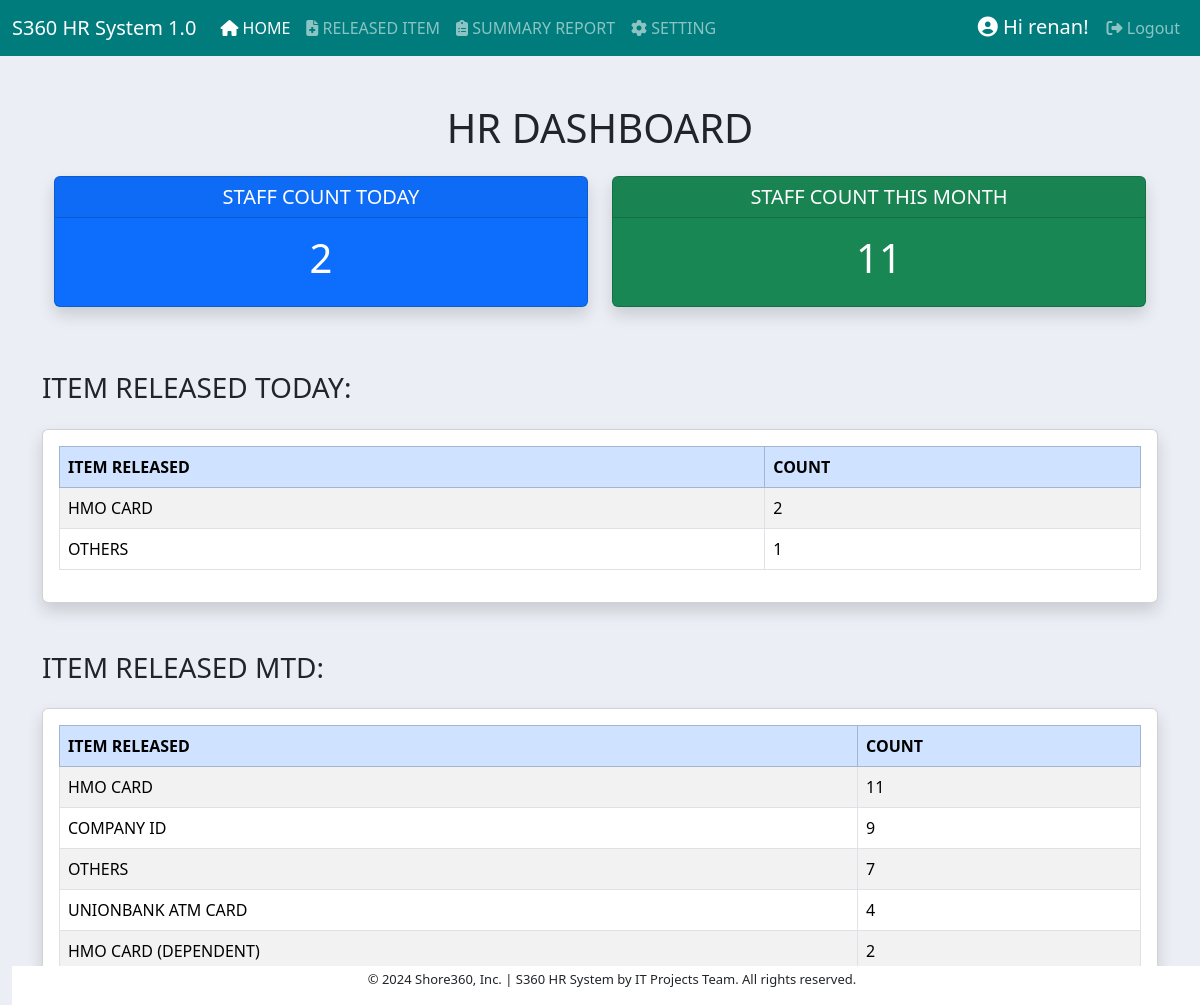
The page /dashboard/ (signed in) on the database its author committed.
### receiving_app/models.py (models this page shows, shortened)
class Component(models.Model):
    component = models.CharField(max_length=200)
    class Meta:
        ordering = ["component"]

### dashboard/views.py (the view)
# urls.py: path('dashboard/', dashboard_views.dashboard, name='dashboard'),
def dashboard(request):
    now = datetime.datetime.now()
    current_year = now.year
    current_month = now.month
    today = now.date()
    transaction_today = Statistics.objects.filter(date__date=today).count()
    transaction_month = Statistics.objects.filter(date__year=current_year, date__month=current_month).count()
    monthly_records = Statistics.objects.filter(date__year=current_year, date__month=current_month)
    component_stat = (Employee_Record.objects
                      .filter(date__date=today)
                      .values('component__component')
                      .annotate(total_count=Sum('count'))
                      .order_by('-total_count'))
    component_stat_month = (Employee_Record.objects
                            .filter(date__year=current_year, date__month=current_month)
                            .values('component__component')
                            .annotate(total_count=Sum('count'))
                            .order_by('-total_count'))
    context = {
        'transaction_month': transaction_month,
        'transaction_today': transaction_today,
        'component_stat': component_stat,
        'component_stat_month': component_stat_month
    }
    return render(request, 'dashboard/dashboard.html', context)

### dashboard/templates/dashboard/dashboard.html (shortened to what this page needs)
{% extends 'base.html'  %}
{% block content %}
<div class="container">
<div class="dasboard-title mt-5 pb-3">
    <h1><center>HR DASHBOARD</center> </h1>
</div>
<div class="container text-center">
    <div class="row">
      <div class="col-6">
        <div class="card text-bg-primary mb-3 shadow fade show">
            <h5 class="card-header">STAFF COUNT TODAY</h5>
            <div class="card-body">
              <h1 class="card-title">{{ transaction_today }}</h1>
            </div>
          </div>
      </div>
      <div class="col-6">
        <div class="card text-bg-success shadow fade show">
            <h5 class="card-header ">STAFF COUNT THIS MONTH</h5>
            <div class="card-body">
                <h1 class="card-title">{{ transaction_month }}</h1>
            </div>
          </div>
      </div>
    </div>
</div>
<div class="dasboard-title mt-5 pb-3">
  <h3>ITEM RELEASED TODAY: </h3>
</div>
<div class="row">
  <div class="col-12">
        <div class="card card-body shadow fade show">
          <table class="table table-bordered table-hover table-striped">
                <thead class="table-primary">
                  <tr>
                    <th scope="col">ITEM RELEASED</th>
                    <th scope="col">COUNT</th>
                  </tr>
                </thead>
                <tbody>
                  {% for item in component_stat %}
                  <tr>
                    <td>{{ item.component__component }}</td>
                    <td>{{ item.total_count }}</td>
                  </tr>
                  {% empty %}
                  <td>There has been no availment today so far.</td>
                  <td></td>
                  {% endfor %}
                </tbody>
              </table>
        </div>
  </div>
</div>
<div class="dasboard-title mt-5 pb-3">
  <h3>ITEM RELEASED MTD: </h3>
</div>
<div class="row">
  <div class="col-12">
        <div class="card card-body shadow fade show">
          <table class="table table-bordered table-hover table-striped">
                <thead class="table-primary">
                  <tr>
                    <th scope="col">ITEM RELEASED</th>
                    <th scope="col">COUNT</th>
                  </tr>
                </thead>
                <tbody>
                  {% for item in component_stat_month %}
                  <tr>
                    <td>{{ item.component__component }}</td>
                    <td>{{ item.total_count }}</td>
                  </tr>
                  {% empty %}
                  <td>There has been no availment today so far.</td>
                  <td></td>
                  {% endfor %}
                </tbody>
              </table>
        </div>
  </div>
</div>
{% endblock content %}

### templates/navbar.html (shortened to what this page needs)
<nav class="navbar navbar-expand-lg navbar-dark" style="background-color: #007C7C;">
    <div class="container-fluid">
      <a class="navbar-brand" href="">S360 HR System 1.0</a>
        {% if request.user.is_staff and request.user.is_superuser %}
      <div class="collapse navbar-collapse" id="navbarSupportedContent">
        <ul class="navbar-nav me-auto mb-2 mb-lg-0">
          <li class="nav-item">
            <a class="nav-link" aria-current="page" href="{% url 'dashboard' %}"><i class="fa-solid fa-house"></i> HOME</a>
          </li>
          <li class="nav-item">
            <a class="nav-link" href="{% url 'add_record' %}" ><i class="fa-solid fa-file-medical"></i> RELEASED ITEM</a>
          </li>
          <li class="nav-item">
            <a class="nav-link" href="{% url 'summary_received' %}" ><i class="fa-solid fa-clipboard-list"></i> SUMMARY REPORT</a>
          </li>
          <li class="nav-item">
            <a class="nav-link" href="/admin" ><i class="fa-solid fa-gear"></i> SETTING</a>
          </li>
        </ul>
        {% endif %}
        <ul class="navbar-nav ml-auto">
        {% if user.is_authenticated %}
        <h5 id="hi-name"><i class="fa-solid fa-circle-user"></i> Hi {{ user.username }}!</h5>
          <li class="nav-item">
            <a class="nav-link" href="{% url 'user-logout' %}" ><i class="fa-solid fa-right-from-bracket"></i> Logout</a>
          </li>
        {% else %}
          <li class="nav-item">
            <a class="nav-link" href="{% url 'user-login' %}" ><i class="fa-solid fa-right-to-bracket"></i> Login</a>
          </li>
        </ul>
        {% endif %}
      </div>
    </div>
  </nav>

### static/mystyle.css (style rules this page uses)
#hi-name { color: white; padding-top: 7px; padding-left: 12px; padding-right: 10px; }
body { background-color: #ebeff5; }

### rows shown on the page
Component: component__component "HMO CARD", total_count "2", total_count "11"
Component: component__component "OTHERS", total_count "1", total_count "7"
Component: component__component "COMPANY ID", total_count "9"
Component: component__component "UNIONBANK ATM CARD", total_count "4"
Component: component__component "HMO CARD (DEPENDENT)", total_count "2"

### other values the page prints
{{ user.username }} "renan"
{{ transaction_today }} "2"
{{ transaction_month }} "11"
